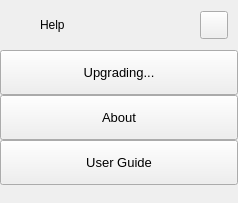
        <widget class="QFrame" name="extraLeftBox">
         <property name="minimumSize">
          <size>
           <width>0</width>
           <height>0</height>
          </size>
         </property>
         <property name="maximumSize">
          <size>
           <width>0</width>
           <height>16777215</height>
          </size>
         </property>
         <property name="frameShape">
          <enum>QFrame::NoFrame</enum>
         </property>
         <property name="frameShadow">
          <enum>QFrame::Raised</enum>
         </property>
         <layout class="QVBoxLayout" name="extraColumLayout">
          <property name="spacing">
           <number>0</number>
          </property>
          <property name="leftMargin">
           <number>0</number>
          </property>
          <property name="topMargin">
           <number>0</number>
          </property>
          <property name="rightMargin">
           <number>0</number>
          </property>
          <property name="bottomMargin">
           <number>0</number>
          </property>
          <item>
           <widget class="QFrame" name="extraTopBg">
            <property name="minimumSize">
             <size>
              <width>0</width>
              <height>50</height>
             </size>
            </property>
            <property name="maximumSize">
             <size>
              <width>16777215</width>
              <height>50</height>
             </size>
            </property>
            <property name="frameShape">
             <enum>QFrame::NoFrame</enum>
            </property>
            <property name="frameShadow">
             <enum>QFrame::Raised</enum>
            </property>
            <layout class="QVBoxLayout" name="verticalLayout_5">
             <property name="spacing">
              <number>0</number>
             </property>
             <property name="leftMargin">
              <number>0</number>
             </property>
             <property name="topMargin">
              <number>0</number>
             </property>
             <property name="rightMargin">
              <number>0</number>
             </property>
             <property name="bottomMargin">
              <number>0</number>
             </property>
             <item>
              <layout class="QGridLayout" name="extraTopLayout">
               <property name="leftMargin">
                <number>10</number>
               </property>
               <property name="rightMargin">
                <number>10</number>
               </property>
               <property name="horizontalSpacing">
                <number>10</number>
               </property>
               <property name="verticalSpacing">
                <number>0</number>
               </property>
               <item row="0" column="0">
                <widget class="QFrame" name="extraIcon">
                 <property name="minimumSize">
                  <size>
                   <width>20</width>
                   <height>0</height>
                  </size>
                 </property>
                 <property name="maximumSize">
                  <size>
                   <width>20</width>
                   <height>20</height>
                  </size>
                 </property>
                 <property name="frameShape">
                  <enum>QFrame::NoFrame</enum>
                 </property>
                 <property name="frameShadow">
                  <enum>QFrame::Raised</enum>
                 </property>
                </widget>
               </item>
               <item row="0" column="1">
                <widget class="QLabel" name="extraLabel">
                 <property name="minimumSize">
                  <size>
                   <width>150</width>
                   <height>0</height>
                  </size>
                 </property>
                 <property name="text">
                  <string>Help</string>
                 </property>
                </widget>
               </item>
               <item row="0" column="2">
                <widget class="QPushButton" name="extraCloseColumnBtn">
                 <property name="minimumSize">
                  <size>
                   <width>28</width>
                   <height>28</height>
                  </size>
                 </property>
                 <property name="maximumSize">
                  <size>
                   <width>28</width>
                   <height>28</height>
                  </size>
                 </property>
                 <property name="cursor">
                  <cursorShape>PointingHandCursor</cursorShape>
                 </property>
                 <property name="toolTip">
                  <string>Close help page</string>
                 </property>
                 <property name="text">
                  <string/>
                 </property>
                 <property name="icon">
                  <iconset>
                   <normaloff>images/icons_png/icon_close.png</normaloff>images/icons_png/icon_close.png</iconset>
                 </property>
                 <property name="iconSize">
                  <size>
                   <width>20</width>
                   <height>20</height>
                  </size>
                 </property>
                </widget>
               </item>
              </layout>
             </item>
            </layout>
           </widget>
          </item>
          <item>
           <widget class="QFrame" name="extraContent">
            <property name="frameShape">
             <enum>QFrame::NoFrame</enum>
            </property>
            <property name="frameShadow">
             <enum>QFrame::Raised</enum>
            </property>
            <layout class="QVBoxLayout" name="verticalLayout_12">
             <property name="spacing">
              <number>0</number>
             </property>
             <property name="leftMargin">
              <number>0</number>
             </property>
             <property name="topMargin">
              <number>0</number>
             </property>
             <property name="rightMargin">
              <number>0</number>
             </property>
             <property name="bottomMargin">
              <number>0</number>
             </property>
             <item alignment="Qt::AlignTop">
              <widget class="QFrame" name="extraTopMenu">
               <property name="frameShape">
                <enum>QFrame::NoFrame</enum>
               </property>
               <property name="frameShadow">
                <enum>QFrame::Raised</enum>
               </property>
               <layout class="QVBoxLayout" name="verticalLayout_11">
                <property name="spacing">
                 <number>0</number>
                </property>
                <property name="leftMargin">
                 <number>0</number>
                </property>
                <property name="topMargin">
                 <number>0</number>
                </property>
                <property name="rightMargin">
                 <number>0</number>
                </property>
                <property name="bottomMargin">
                 <number>0</number>
                </property>
                <item>
                 <widget class="QPushButton" name="btn_upgrading">
                  <property name="sizePolicy">
                   <sizepolicy hsizetype="Expanding" vsizetype="Fixed">
                    <horstretch>0</horstretch>
                    <verstretch>0</verstretch>
                   </sizepolicy>
                  </property>
                  <property name="minimumSize">
                   <size>
                    <width>0</width>
                    <height>45</height>
                   </size>
                  </property>
                  <property name="font">
                   <font>
                    <family>Segoe UI</family>
                    <pointsize>10</pointsize>
                    <italic>false</italic>
                    <bold>false</bold>
                   </font>
                  </property>
                  <property name="cursor">
                   <cursorShape>PointingHandCursor</cursorShape>
                  </property>
                  <property name="layoutDirection">
                   <enum>Qt::LeftToRight</enum>
                  </property>
                  <property name="styleSheet">
                   <string notr="true">background-image: url(:/icons_png/images/icons_png/cil-cloud-upload.png);</string>
                  </property>
                  <property name="text">
                   <string>Upgrading...</string>
                  </property>
                 </widget>
                </item>
                <item>
                 <widget class="QPushButton" name="btn_about">
                  <property name="sizePolicy">
                   <sizepolicy hsizetype="Expanding" vsizetype="Fixed">
                    <horstretch>0</horstretch>
                    <verstretch>0</verstretch>
                   </sizepolicy>
                  </property>
                  <property name="minimumSize">
                   <size>
                    <width>0</width>
                    <height>45</height>
                   </size>
                  </property>
                  <property name="font">
                   <font>
                    <family>Segoe UI</family>
                    <pointsize>10</pointsize>
                    <italic>false</italic>
                    <bold>false</bold>
                   </font>
                  </property>
                  <property name="cursor">
                   <cursorShape>PointingHandCursor</cursorShape>
                  </property>
                  <property name="layoutDirection">
                   <enum>Qt::LeftToRight</enum>
                  </property>
                  <property name="styleSheet">
                   <string notr="true">background-image: url(:/icons_png/images/icons_png/cil-paperclip.png);</string>
                  </property>
                  <property name="text">
                   <string>About</string>
                  </property>
                 </widget>
                </item>
                <item>
                 <widget class="QPushButton" name="btn_user_manual">
                  <property name="sizePolicy">
                   <sizepolicy hsizetype="Expanding" vsizetype="Fixed">
                    <horstretch>0</horstretch>
                    <verstretch>0</verstretch>
                   </sizepolicy>
                  </property>
                  <property name="minimumSize">
                   <size>
                    <width>0</width>
                    <height>45</height>
                   </size>
                  </property>
                  <property name="font">
                   <font>
                    <family>Segoe UI</family>
                    <pointsize>10</pointsize>
                    <italic>false</italic>
                    <bold>false</bold>
                   </font>
                  </property>
                  <property name="cursor">
                   <cursorShape>PointingHandCursor</cursorShape>
                  </property>
                  <property name="layoutDirection">
                   <enum>Qt::LeftToRight</enum>
                  </property>
                  <property name="styleSheet">
                   <string notr="true">background-image: url(:/icons_png/images/icons_png/cil-magnifying-glass.png);</string>
                  </property>
                  <property name="text">
                   <string>User Guide</string>
                  </property>
                 </widget>
                </item>
               </layout>
              </widget>
             </item>
             <item>
              <widget class="QFrame" name="extraCenter">
               <property name="frameShape">
                <enum>QFrame::NoFrame</enum>
               </property>
               <property name="frameShadow">
                <enum>QFrame::Raised</enum>
               </property>
               <layout class="QVBoxLayout" name="verticalLayout_10"/>
              </widget>
             </item>
             <item>
              <widget class="QFrame" name="extraBottom">
               <property name="layoutDirection">
                <enum>Qt::LeftToRight</enum>
               </property>
               <property name="frameShape">
                <enum>QFrame::NoFrame</enum>
               </property>
               <property name="frameShadow">
                <enum>QFrame::Raised</enum>
               </property>
              </widget>
             </item>
            </layout>
           </widget>
          </item>
         </layout>
        </widget>
